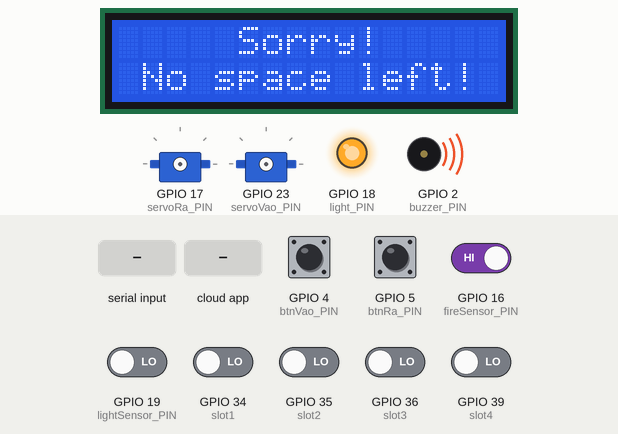
Simulated run of this sketch. Board: ESP32. Parts: 16×2 character LCD, 2 × servo, output pins drawn as LEDs (lit = HIGH), buzzer (waves = sounding, pin HIGH). The inputs (shaded band) are chosen by the test bench; at power-on: GPIO 4 (btnVao_PIN), GPIO 5 (btnRa_PIN), GPIO 16 (fireSensor_PIN) HIGH, GPIO 19 (lightSensor_PIN), GPIO 34 (slot1), GPIO 35 (slot2), GPIO 36 (slot3), GPIO 39 (slot4) LOW. WiFi joins after 1.5 s; servers stay silent unless stated; the Firebase database answers and starts empty; what the sketch prints to the serial monitor is not drawn.

Above: at 3.0 s.
3.1 s: GPIO 16 (fireSensor_PIN) driven LOW
At 5.0 s:
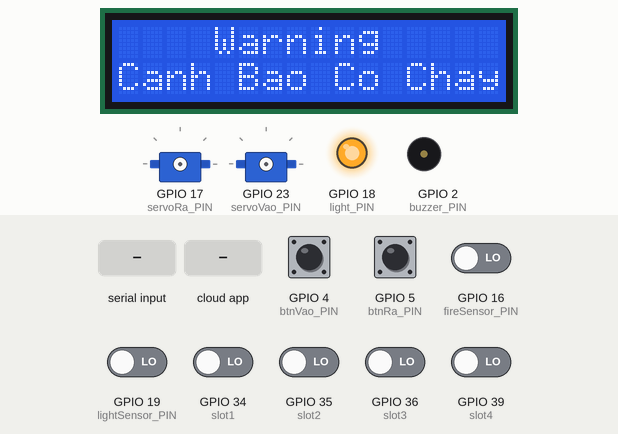
5.6 s: GPIO 4 (btnVao_PIN) pulled LOW for 0.15 s
At 5.76 s:
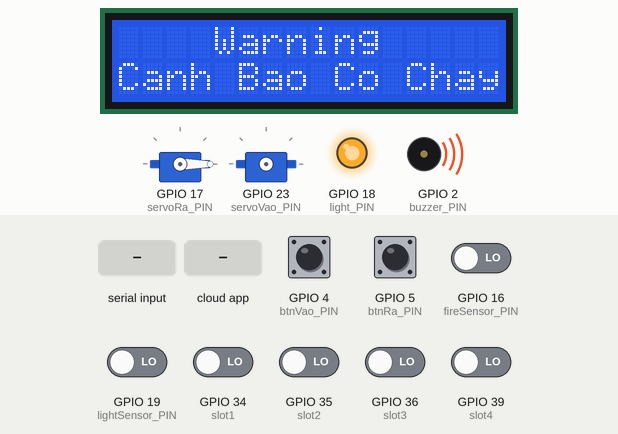
10.4 s: "1" received over Serial
At 11.7 s:
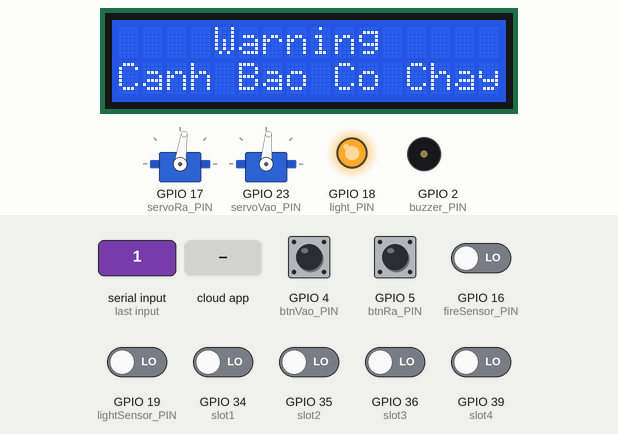
12.9 s: the phone or cloud app sets LightBtn to 1
At 13.6 s:
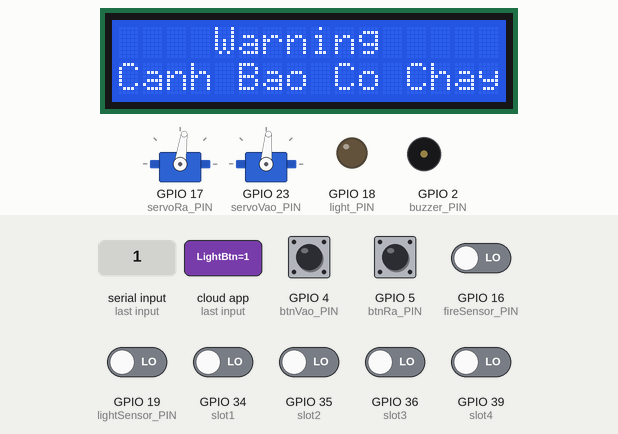
17.6 s: GPIO 5 (btnRa_PIN) pulled LOW for 0.15 s
At 17.78 s:
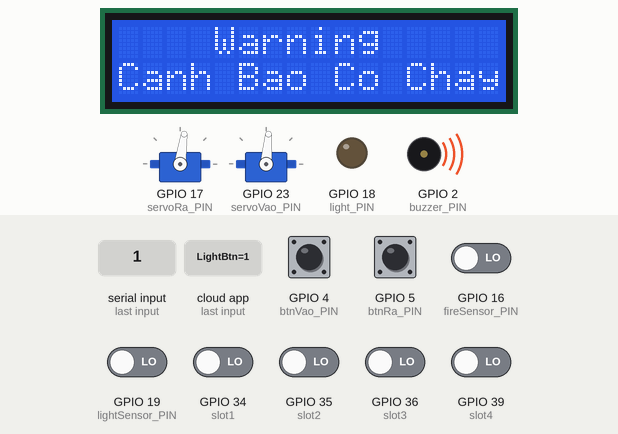
19.5 s: the phone or cloud app sets LightBtn to 0
At 24.3 s:
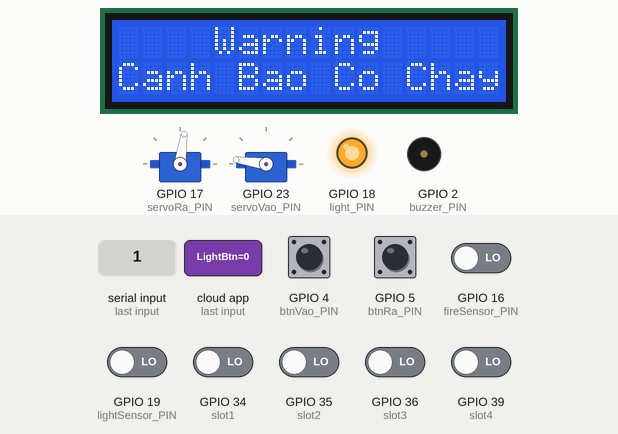
Timing chart, 0 to 25.2 s (numbered marks = the images above; inputs shaded):
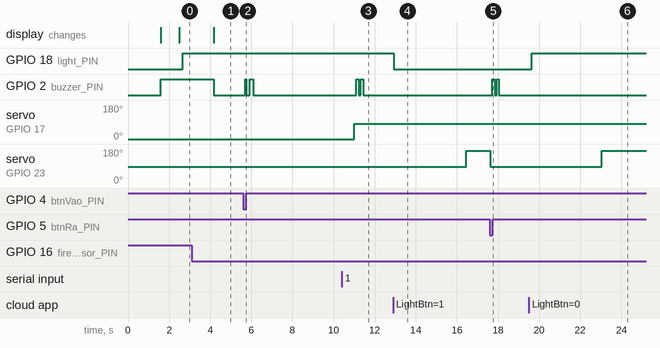

The sketch:

esp32_2Core.ino
```cpp
// Custom library
#include "lib_and_pin.h"

// Internet & database config
#define WIFI_SSID "VyGarden Coffee"
#define WIFI_PASSWORD "88888888"
#define FIREBASE_AUTH "vjLt9l2OmXNWUaXyieAUfC4hV49gR6iRAH16s4Nl"
#define FIREBASE_HOST "carparking-4ce1e-default-rtdb.firebaseio.com"

// Create object
FirebaseData firebaseData;
Servo servo_in, servo_out;
LiquidCrystal_I2C lcd(0x27, 16, 2);

TaskHandle_t xTaskSensor;
TaskHandle_t xTaskManualBarrierControl;

/************** Define tasks and functions **************/
void init_system();            // Pin mode for pins, connect internet and firebase
void display(byte mode);       // Display on LCD with 3 modes: stand by, show parking space, warning
void gate_in();                // Control gate in: false to close - true to open
void gate_out();               // Control gate out: false to close - true to open
byte push_data_to_firebase();  // Push data (avaiable parking spaces) and count available spaces

void TaskSensor(void *pv);
void TaskManualBarrierControl(void *pv);

void setup() {
  Serial.begin(9600);
  init_system();
  display(1);  // Stand by mode

  // Create tasks for 2 cores
  xTaskCreatePinnedToCore(
    TaskSensor,    // Hàm xử lý của Task
    "TaskSensor",  // Tên Task
    10000,         // Kích thước stack cho Task
    NULL,          // Tham số truyền vào Task
    1,             // Độ ưu tiên của Task (0 là thấp nhất, 3 là cao nhất)
    &xTaskSensor,  // Biến lưu trữ Task handle
    0              // Lõi CPU để chạy Task (0 hoặc 1)
  );

  xTaskCreatePinnedToCore(
    TaskManualBarrierControl,    // Hàm xử lý của Task
    "TaskManualBarrierControl",  // Tên Task
    2048,                        // Kích thước stack cho Task
    NULL,                        // Tham số truyền vào Task
    1,                           // Độ ưu tiên của Task (0 là thấp nhất, 3 là cao nhất)
    &xTaskManualBarrierControl,  // Biến lưu trữ Task handle
    1                            // Lõi CPU để chạy Task (0 hoặc 1)
  );
}
void loop() {}  // 2 Tasks run

void gate_in() {
  servo_in.attach(servoVao_PIN);
  servo_in.write(85);

  for (int i = 0; i < 2; i++) {
    digitalWrite(buzzer_PIN, LOW);
    vTaskDelay(100 / portTICK_PERIOD_MS);
    digitalWrite(buzzer_PIN, HIGH);
    vTaskDelay(100 / portTICK_PERIOD_MS);
  }

  vTaskDelay(5000 / portTICK_PERIOD_MS);
  servo_in.write(172);
  servo_in.detach();
}
void gate_out() {
  servo_out.attach(servoRa_PIN);
  servo_out.write(0);

  for (int i = 0; i < 2; i++) {
    digitalWrite(buzzer_PIN, LOW);
    vTaskDelay(100 / portTICK_PERIOD_MS);
    digitalWrite(buzzer_PIN, HIGH);
    vTaskDelay(100 / portTICK_PERIOD_MS);
  }

  vTaskDelay(5000 / portTICK_PERIOD_MS);
  servo_out.write(82);
  servo_out.detach();
}
void init_system() {
  // Pin mode
  pinMode(slot1, INPUT);
  pinMode(slot2, INPUT);
  pinMode(slot3, INPUT);
  pinMode(slot4, INPUT);
  pinMode(light_PIN, OUTPUT);
  pinMode(buzzer_PIN, OUTPUT);
  pinMode(fireSensor_PIN, INPUT);
  pinMode(lightSensor_PIN, INPUT);
  pinMode(btnRa_PIN, INPUT_PULLUP);
  pinMode(btnVao_PIN, INPUT_PULLUP);

  // Turn LCD on
  lcd.init();
  lcd.backlight();

  // Connect WiFi
  WiFi.begin(WIFI_SSID, WIFI_PASSWORD);
  while (WiFi.status() != WL_CONNECTED) {
    delay(500);
    Serial.print(".");
  }

  Serial.println("");
  Serial.println("WiFi connected");

  // Connect firebase
  Firebase.begin(FIREBASE_HOST, FIREBASE_AUTH);
  Firebase.reconnectWiFi(true);
  Firebase.setReadTimeout(firebaseData, 1000 * 60);
  Firebase.setwriteSizeLimit(firebaseData, "tiny");
}
void display(byte mode) {
  lcd.clear();
  switch (mode) {
    case 1:  // Stand by mode
      lcd.setCursor(0, 0);
      lcd.print("     Welcome    ");
      lcd.setCursor(0, 1);
      lcd.print("Check Your Card ");
      break;
    case 2:  // Wrong card
      lcd.setCursor(3, 0);
      lcd.print("Wrong card");
      lcd.setCursor(0, 1);
      lcd.print("Check Again");
      break;
    case 3:  // Correct card, check space
      lcd.setCursor(0, 0);
      lcd.print("1    2    3    4");

      lcd.setCursor(0, 1);
      (digitalRead(slot1) == LOW) ? lcd.print("X    ") : lcd.print("V    ");

      lcd.setCursor(5, 1);
      (digitalRead(slot2) == LOW) ? lcd.print("X    ") : lcd.print("V    ");

      lcd.setCursor(10, 1);
      (digitalRead(slot3) == LOW) ? lcd.print("X    ") : lcd.print("V    ");

      lcd.setCursor(15, 1);
      (digitalRead(slot4) == LOW) ? lcd.print("X") : lcd.print("V");

      break;
    case 4:  // Warning by sensor
      lcd.setCursor(0, 0);
      lcd.print("    Warning     ");
      lcd.setCursor(0, 1);
      lcd.print("Canh Bao Co Chay");
      break;
    case 5:  // Warning by sensor
      lcd.setCursor(0, 0);
      lcd.print("     Sorry!     ");
      lcd.setCursor(0, 1);
      lcd.print(" No space left! ");
      break;
    default:
      break;
  }
}
byte push_data_to_firebase() {
  byte a = (digitalRead(slot1) == LOW) ? 1 : 0;
  byte b = (digitalRead(slot2) == LOW) ? 1 : 0;
  byte c = (digitalRead(slot3) == LOW) ? 1 : 0;
  byte d = (digitalRead(slot4) == LOW) ? 1 : 0;
  byte fireSensor = digitalRead(fireSensor_PIN);

  byte count = a + b + c + d;

  Firebase.setInt(firebaseData, "/FireSensor", fireSensor);
  Firebase.setInt(firebaseData, "/ParkingSpace/Space1", a);
  Firebase.setInt(firebaseData, "/ParkingSpace/Space2", b);
  Firebase.setInt(firebaseData, "/ParkingSpace/Space3", c);
  Firebase.setInt(firebaseData, "/ParkingSpace/Space4", d);

  return count;
}

void TaskSensor(void *pv) {
  while (1) {
    Serial.println("Task sensor...................");
    // Check fire sensor
    if (digitalRead(fireSensor_PIN) == LOW) {
      display(4);
      servo_in.write(85);
      servo_out.write(0);
      digitalWrite(buzzer_PIN, LOW);
    } else {
      servo_in.write(172);
      servo_out.write(82);
      digitalWrite(buzzer_PIN, HIGH);
      if (push_data_to_firebase() == 4) {
        display(5);
      } else {
        display(1);
      }
    }

    // Điều khiển đèn
    byte lightSensor = digitalRead(lightSensor_PIN);
    Firebase.getInt(firebaseData, "/Light/LightBtn");
    int lightBtn = firebaseData.intData();

    if (lightBtn == 1) {
      digitalWrite(light_PIN, LOW);
    } else {
      digitalWrite(light_PIN, HIGH);
      Firebase.getInt(firebaseData, "/Light/LightAuto");
      int lightBtnAuto = firebaseData.intData();
      if (lightBtnAuto == 1) {
        if (lightSensor == HIGH) {
          digitalWrite(light_PIN, LOW);
        } else {
          digitalWrite(light_PIN, HIGH);
        }
      }
    }
  }
}
void TaskManualBarrierControl(void *pv) {
  while (1) {
    Serial.println("Task barie.....................");
    /* Điều khiển đóng mở barie bằng nút bấm */
    if (digitalRead(btnRa_PIN) == 0) gate_in();
    if (digitalRead(btnVao_PIN) == 0) gate_out();

    if (Serial.available()) {
      char key = Serial.read();

      if (key == '1') gate_in();
      if (key == '2') gate_out();
    }

    vTaskDelay(10 / portTICK_PERIOD_MS);  // Delay 10ms
  }
}
```

lib_and_pin.h
```cpp
#include <SPI.h>
#include <Wire.h>
#include <WiFi.h>
#include <FreeRTOS.h>
#include <ESP32Servo.h>
#include <FirebaseESP32.h>
#include <LiquidCrystal_I2C.h>

// Khai báo các chân
#define slot1 34
#define slot2 35
#define slot3 36
#define slot4 39
#define btnRa_PIN 5
#define buzzer_PIN 2
#define light_PIN 18
#define btnVao_PIN 4
#define servoRa_PIN 17
#define servoVao_PIN 23
#define fireSensor_PIN 16
#define lightSensor_PIN 19
```

Measured:
- after the input at 3.1 s, GPIO 2 (buzzer_PIN): HIGH → LOW after 1.1 s; the display: changes after 1.1 s (image 1)
- after the input at 5.6 s, GPIO 2 (buzzer_PIN): LOW → HIGH after 0.12 s, → LOW 0.05 s later, → HIGH 0.15 s later, → LOW 0.18 s later
- after the input at 10.4 s, GPIO 2 (buzzer_PIN): alternates HIGH for 0.11 s and LOW for 0.10 s, 4 changes in all, then stays LOW, starting after 0.72 s
- after the input at 12.9 s, GPIO 18 (light_PIN): HIGH → LOW at once
- after the input at 17.6 s, GPIO 2 (buzzer_PIN): alternates HIGH for 0.10 s and LOW for 0.10 s, 4 changes in all, then stays LOW, starting after 0.13 s; servo on GPIO 23 (servoVao_PIN): 172° → 85° at once
- after the input at 19.5 s, GPIO 18 (light_PIN): LOW → HIGH after 0.15 s
